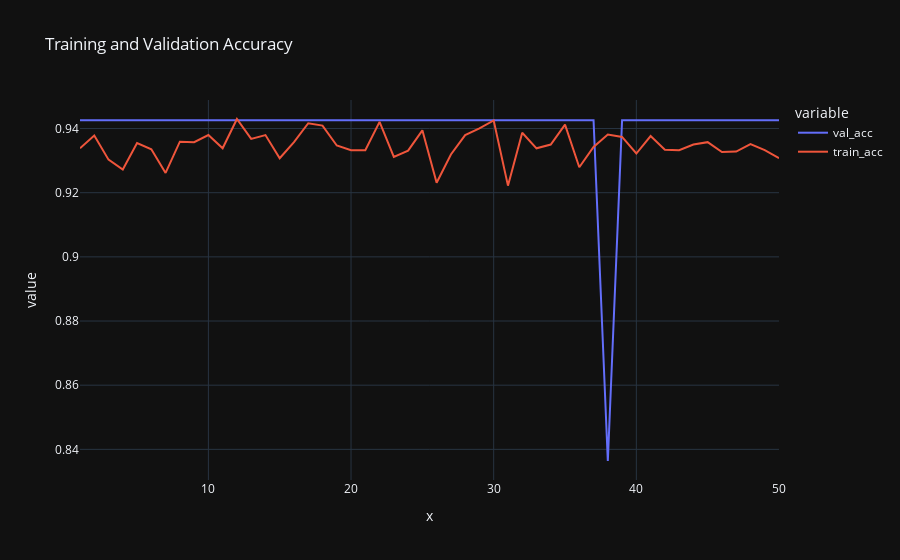

The notebook cell this image was saved under:
### Code cell
plt.figure(figsize = (12, 6))

train_acc = model_history.history['accuracy']
val_acc = model_history.history['val_accuracy'] 
epoch = range(1, 51)


accuracy = pd.DataFrame({'train_acc' : train_acc, 'val_acc' : val_acc})

px.line(data_frame = accuracy, x = epoch, y = ['val_acc', 'train_acc'], title = 'Training and Validation Accuracy',
        template = 'plotly_dark')

### Figure 1 — Plotly figure (JSON) as saved in the notebook; plotly's stock layout.template omitted (floating-point values rounded to 4 significant figures)
{"data": [{"hovertemplate": "variable=val_acc<br>x=%{x}<br>value=%{y}<extra></extra>", "legendgroup": "val_acc", "line": {"color": "#636efa", "dash": "solid"}, "marker": {"symbol": "circle"}, "mode": "lines", "name": "val_acc", "orientation": "v", "showlegend": true, "type": "scatter", "x": [1, 2, 3, 4, 5, 6, 7, 8, 9, 10, 11, 12, 13, 14, 15, 16, 17, 18, 19, 20, 21, 22, 23, 24, 25, 26, 27, 28, 29, 30, 31, 32, 33, 34, 35, 36, 37, 38, 39, 40, 41, 42, 43, 44, 45, 46, 47, 48, 49, 50], "xaxis": "x", "y": [0.9426, 0.9426, 0.9426, 0.9426, 0.9426, 0.9426, 0.9426, 0.9426, 0.9426, 0.9426, 0.9426, 0.9426, 0.9426, 0.9426, 0.9426, 0.9426, 0.9426, 0.9426, 0.9426, 0.9426, 0.9426, 0.9426, 0.9426, 0.9426, 0.9426, 0.9426, 0.9426, 0.9426, 0.9426, 0.9426, 0.9426, 0.9426, 0.9426, 0.9426, 0.9426, 0.9426, 0.9426, 0.8364, 0.9426, 0.9426, 0.9426, 0.9426, 0.9426, 0.9426, 0.9426, 0.9426, 0.9426, 0.9426, 0.9426, 0.9426], "yaxis": "y"}, {"hovertemplate": "variable=train_acc<br>x=%{x}<br>value=%{y}<extra></extra>", "legendgroup": "train_acc", "line": {"color": "#EF553B", "dash": "solid"}, "marker": {"symbol": "circle"}, "mode": "lines", "name": "train_acc", "orientation": "v", "showlegend": true, "type": "scatter", "x": [1, 2, 3, 4, 5, 6, 7, 8, 9, 10, 11, 12, 13, 14, 15, 16, 17, 18, 19, 20, 21, 22, 23, 24, 25, 26, 27, 28, 29, 30, 31, 32, 33, 34, 35, 36, 37, 38, 39, 40, 41, 42, 43, 44, 45, 46, 47, 48, 49, 50], "xaxis": "x", "y": [0.9338, 0.9378, 0.9303, 0.9272, 0.9355, 0.9335, 0.9262, 0.9359, 0.9358, 0.938, 0.9338, 0.943, 0.9368, 0.938, 0.9307, 0.9358, 0.9416, 0.9409, 0.9347, 0.9332, 0.9332, 0.9421, 0.9312, 0.9331, 0.9394, 0.9231, 0.9319, 0.938, 0.94, 0.9425, 0.9222, 0.9387, 0.9338, 0.935, 0.9412, 0.9279, 0.9343, 0.9381, 0.9374, 0.9322, 0.9377, 0.9334, 0.9332, 0.935, 0.9358, 0.9327, 0.9328, 0.9352, 0.9332, 0.9307], "yaxis": "y"}], "layout": {"legend": {"title": {"text": "variable"}, "tracegroupgap": 0}, "title": {"text": "Training and Validation Accuracy"}, "xaxis": {"anchor": "y", "domain": [0, 1], "title": {"text": "x"}}, "yaxis": {"anchor": "x", "domain": [0, 1], "title": {"text": "value"}}}}
